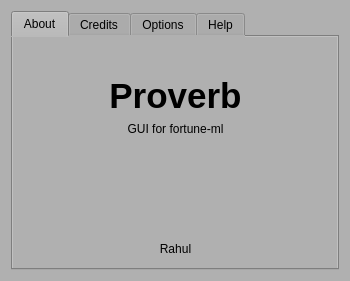
<?xml version="1.0" encoding="UTF-8"?>
<ui version="4.0">
 <class>aboutDialog</class>
 <widget class="QDialog" name="aboutDialog">
  <property name="windowModality">
   <enum>Qt::NonModal</enum>
  </property>
  <property name="geometry">
   <rect>
    <x>0</x>
    <y>0</y>
    <width>350</width>
    <height>281</height>
   </rect>
  </property>
  <property name="windowTitle">
   <string>Proverb</string>
  </property>
  <property name="styleSheet">
   <string>background-color: rgb(176, 176, 176);</string>
  </property>
  <layout class="QGridLayout" name="gridLayout">
   <item row="0" column="0">
    <widget class="QTabWidget" name="tabWidget">
     <property name="styleSheet">
      <string>background-color: rgb(176, 176, 176);</string>
     </property>
     <property name="currentIndex">
      <number>0</number>
     </property>
     <widget class="QWidget" name="tab">
      <attribute name="title">
       <string>About</string>
      </attribute>
      <layout class="QGridLayout" name="gridLayout_2">
       <item row="0" column="2">
        <spacer name="verticalSpacer_4">
         <property name="orientation">
          <enum>Qt::Vertical</enum>
         </property>
         <property name="sizeHint" stdset="0">
          <size>
           <width>20</width>
           <height>13</height>
          </size>
         </property>
        </spacer>
       </item>
       <item row="1" column="0">
        <spacer name="horizontalSpacer">
         <property name="orientation">
          <enum>Qt::Horizontal</enum>
         </property>
         <property name="sizeHint" stdset="0">
          <size>
           <width>25</width>
           <height>20</height>
          </size>
         </property>
        </spacer>
       </item>
       <item row="1" column="1" colspan="3">
        <layout class="QVBoxLayout" name="verticalLayout_2">
         <item>
          <widget class="QLabel" name="label_6">
           <property name="text">
            <string/>
           </property>
           <property name="pixmap">
            <pixmap resource="../icons.qrc">:/icons/icon.png</pixmap>
           </property>
           <property name="alignment">
            <set>Qt::AlignCenter</set>
           </property>
          </widget>
         </item>
         <item>
          <widget class="QLabel" name="label">
           <property name="font">
            <font>
             <pointsize>26</pointsize>
             <weight>75</weight>
             <italic>false</italic>
             <bold>true</bold>
             <underline>false</underline>
             <strikeout>false</strikeout>
             <stylestrategy>PreferDefault</stylestrategy>
             <kerning>true</kerning>
            </font>
           </property>
           <property name="text">
            <string>Proverb</string>
           </property>
           <property name="alignment">
            <set>Qt::AlignCenter</set>
           </property>
          </widget>
         </item>
         <item>
          <widget class="QLabel" name="label_2">
           <property name="text">
            <string>GUI for fortune-ml</string>
           </property>
           <property name="alignment">
            <set>Qt::AlignCenter</set>
           </property>
          </widget>
         </item>
        </layout>
       </item>
       <item row="1" column="4">
        <spacer name="horizontalSpacer_2">
         <property name="orientation">
          <enum>Qt::Horizontal</enum>
         </property>
         <property name="sizeHint" stdset="0">
          <size>
           <width>28</width>
           <height>20</height>
          </size>
         </property>
        </spacer>
       </item>
       <item row="2" column="2">
        <spacer name="verticalSpacer_3">
         <property name="orientation">
          <enum>Qt::Vertical</enum>
         </property>
         <property name="sizeHint" stdset="0">
          <size>
           <width>20</width>
           <height>100</height>
          </size>
         </property>
        </spacer>
       </item>
       <item row="3" column="0" colspan="2">
        <spacer name="horizontalSpacer_5">
         <property name="orientation">
          <enum>Qt::Horizontal</enum>
         </property>
         <property name="sizeHint" stdset="0">
          <size>
           <width>60</width>
           <height>20</height>
          </size>
         </property>
        </spacer>
       </item>
       <item row="3" column="2">
        <widget class="QLabel" name="label_3">
         <property name="text">
          <string>Rahul</string>
         </property>
         <property name="alignment">
          <set>Qt::AlignCenter</set>
         </property>
        </widget>
       </item>
       <item row="3" column="3" colspan="2">
        <spacer name="horizontalSpacer_6">
         <property name="orientation">
          <enum>Qt::Horizontal</enum>
         </property>
         <property name="sizeHint" stdset="0">
          <size>
           <width>63</width>
           <height>20</height>
          </size>
         </property>
        </spacer>
       </item>
      </layout>
     </widget>
     <widget class="QWidget" name="tab_2">
      <attribute name="title">
       <string>Credits</string>
      </attribute>
      <layout class="QGridLayout" name="gridLayout_4">
       <item row="0" column="0">
        <widget class="QLabel" name="label_4">
         <property name="text">
          <string>&lt;!DOCTYPE HTML PUBLIC &quot;-//W3C//DTD HTML 4.0//EN&quot; &quot;http://www.w3.org/TR/REC-html40/strict.dtd&quot;&gt;
&lt;html&gt;&lt;head&gt;&lt;meta name=&quot;qrichtext&quot; content=&quot;1&quot; /&gt;&lt;style type=&quot;text/css&quot;&gt;
p, li { white-space: pre-wrap; }
&lt;/style&gt;&lt;/head&gt;&lt;body style=&quot; font-family:'Sans Serif'; font-size:14pt; font-weight:400; font-style:normal;&quot;&gt;
&lt;p align=&quot;center&quot; style=&quot; margin-top:0px; margin-bottom:0px; margin-left:0px; margin-right:0px; -qt-block-indent:0; text-indent:0px;&quot;&gt;&lt;span style=&quot; font-size:20pt; font-weight:600;&quot;&gt;Fortune Malayalam&lt;/span&gt;&lt;/p&gt;
&lt;p align=&quot;center&quot; style=&quot; margin-top:0px; margin-bottom:0px; margin-left:0px; margin-right:0px; -qt-block-indent:0; text-indent:0px;&quot;&gt;&lt;span style=&quot; color:#0a2651;&quot;&gt;Santhosh Thottingal &lt;/span&gt;&lt;/p&gt;
&lt;p align=&quot;center&quot; style=&quot;-qt-paragraph-type:empty; margin-top:0px; margin-bottom:0px; margin-left:0px; margin-right:0px; -qt-block-indent:0; text-indent:0px; font-weight:600;&quot;&gt;&lt;/p&gt;
&lt;p align=&quot;center&quot; style=&quot; margin-top:0px; margin-bottom:0px; margin-left:0px; margin-right:0px; -qt-block-indent:0; text-indent:0px;&quot;&gt;&lt;span style=&quot; font-size:20pt; font-weight:600;&quot;&gt;Gui Frontend&lt;/span&gt;&lt;/p&gt;
&lt;p align=&quot;center&quot; style=&quot; margin-top:0px; margin-bottom:0px; margin-left:0px; margin-right:0px; -qt-block-indent:0; text-indent:0px;&quot;&gt;&lt;span style=&quot; color:#1b2d7a;&quot;&gt;Rahul&lt;/span&gt;&lt;/p&gt;&lt;/body&gt;&lt;/html&gt;</string>
         </property>
        </widget>
       </item>
      </layout>
     </widget>
     <widget class="QWidget" name="tab_3">
      <attribute name="title">
       <string>Options</string>
      </attribute>
      <layout class="QGridLayout" name="gridLayout_3">
       <item row="0" column="1" colspan="3">
        <spacer name="verticalSpacer_2">
         <property name="orientation">
          <enum>Qt::Vertical</enum>
         </property>
         <property name="sizeHint" stdset="0">
          <size>
           <width>20</width>
           <height>66</height>
          </size>
         </property>
        </spacer>
       </item>
       <item row="1" column="0">
        <spacer name="horizontalSpacer_3">
         <property name="orientation">
          <enum>Qt::Horizontal</enum>
         </property>
         <property name="sizeHint" stdset="0">
          <size>
           <width>7</width>
           <height>20</height>
          </size>
         </property>
        </spacer>
       </item>
       <item row="1" column="1" colspan="3">
        <layout class="QVBoxLayout" name="verticalLayout">
         <item>
          <widget class="QCheckBox" name="checkBox">
           <property name="text">
            <string>Hilight Search terms</string>
           </property>
           <property name="checked">
            <bool>true</bool>
           </property>
          </widget>
         </item>
         <item>
          <widget class="QCheckBox" name="checkBox_2">
           <property name="text">
            <string>Confirm quit action</string>
           </property>
          </widget>
         </item>
        </layout>
       </item>
       <item row="1" column="4">
        <spacer name="horizontalSpacer_4">
         <property name="orientation">
          <enum>Qt::Horizontal</enum>
         </property>
         <property name="sizeHint" stdset="0">
          <size>
           <width>8</width>
           <height>17</height>
          </size>
         </property>
        </spacer>
       </item>
       <item row="2" column="2">
        <spacer name="verticalSpacer">
         <property name="orientation">
          <enum>Qt::Vertical</enum>
         </property>
         <property name="sizeHint" stdset="0">
          <size>
           <width>20</width>
           <height>65</height>
          </size>
         </property>
        </spacer>
       </item>
       <item row="3" column="0" colspan="2">
        <spacer name="horizontalSpacer_7">
         <property name="orientation">
          <enum>Qt::Horizontal</enum>
         </property>
         <property name="sizeHint" stdset="0">
          <size>
           <width>57</width>
           <height>20</height>
          </size>
         </property>
        </spacer>
       </item>
       <item row="3" column="2">
        <widget class="QPushButton" name="applyButton">
         <property name="styleSheet">
          <string notr="true">
QPushButton 
{		      
	background-color: qlineargradient(spread:reflect, x1:1, y1:0.085, x2:1, y2:0.511, stop:0.158192 rgba(177, 177, 177, 255), stop:1 rgba(255, 255, 255, 255));
	border-width: 2px;
	border-color: rgb(148, 148, 148);
	border-style: solid;
    border-radius: 5;
    padding: 3px;
    min-width: 9ex;
    min-height: 2.5ex;
}
QPushButton:hover 
{
	border-width: 2px;
	border-color: rgb(45, 45, 45);
    border-style: solid;
    border-radius: 5;
}
QPushButton:pressed 
{
    padding-left: 5px;
    padding-top: 5px;
	background-color: qlineargradient(spread:reflect, x1:1, y1:0.085, x2:1, y2:0.511, stop:0.158192 rgba(177, 177, 177, 255), stop:1 rgba(255, 255, 255, 255));
	border-color: rgb(22, 17, 159);
}</string>
         </property>
         <property name="text">
          <string>Apply</string>
         </property>
        </widget>
       </item>
       <item row="3" column="3" colspan="2">
        <spacer name="horizontalSpacer_8">
         <property name="orientation">
          <enum>Qt::Horizontal</enum>
         </property>
         <property name="sizeHint" stdset="0">
          <size>
           <width>56</width>
           <height>20</height>
          </size>
         </property>
        </spacer>
       </item>
      </layout>
     </widget>
     <widget class="QWidget" name="tab_4">
      <attribute name="title">
       <string>Help</string>
      </attribute>
      <layout class="QGridLayout" name="gridLayout_5">
       <item row="0" column="0">
        <layout class="QVBoxLayout" name="verticalLayout_3">
         <item>
          <spacer name="verticalSpacer_6">
           <property name="orientation">
            <enum>Qt::Vertical</enum>
           </property>
           <property name="sizeHint" stdset="0">
            <size>
             <width>20</width>
             <height>34</height>
            </size>
           </property>
          </spacer>
         </item>
         <item>
          <widget class="QLabel" name="label_5">
           <property name="text">
            <string>&lt;!DOCTYPE HTML PUBLIC &quot;-//W3C//DTD HTML 4.0//EN&quot; &quot;http://www.w3.org/TR/REC-html40/strict.dtd&quot;&gt;
&lt;html&gt;&lt;head&gt;&lt;meta name=&quot;qrichtext&quot; content=&quot;1&quot; /&gt;&lt;style type=&quot;text/css&quot;&gt;
p, li { white-space: pre-wrap; }
&lt;/style&gt;&lt;/head&gt;&lt;body style=&quot; font-family:'Sans Serif'; font-size:14pt; font-weight:400; font-style:normal;&quot;&gt;
&lt;p align=&quot;center&quot; style=&quot; margin-top:0px; margin-bottom:0px; margin-left:0px; margin-right:0px; -qt-block-indent:0; text-indent:0px;&quot;&gt;&lt;span style=&quot; color:#0f1455;&quot;&gt;Enter the word in the bottom &lt;/span&gt;&lt;/p&gt;
&lt;p align=&quot;center&quot; style=&quot; margin-top:0px; margin-bottom:0px; margin-left:0px; margin-right:0px; -qt-block-indent:0; text-indent:0px;&quot;&gt;&lt;span style=&quot; color:#0f1455;&quot;&gt;entry field and click 'Get' to get&lt;/span&gt;&lt;/p&gt;
&lt;p align=&quot;center&quot; style=&quot; margin-top:0px; margin-bottom:0px; margin-left:0px; margin-right:0px; -qt-block-indent:0; text-indent:0px;&quot;&gt;&lt;span style=&quot; color:#0f1455;&quot;&gt;proverbs containing that word&lt;/span&gt;&lt;/p&gt;
&lt;p align=&quot;center&quot; style=&quot;-qt-paragraph-type:empty; margin-top:0px; margin-bottom:0px; margin-left:0px; margin-right:0px; -qt-block-indent:0; text-indent:0px; color:#0f1455;&quot;&gt;&lt;/p&gt;
&lt;p align=&quot;center&quot; style=&quot; margin-top:0px; margin-bottom:0px; margin-left:0px; margin-right:0px; -qt-block-indent:0; text-indent:0px;&quot;&gt;&lt;span style=&quot; color:#0f1455;&quot;&gt;To get a random proverb leave the &lt;/span&gt;&lt;/p&gt;
&lt;p align=&quot;center&quot; style=&quot; margin-top:0px; margin-bottom:0px; margin-left:0px; margin-right:0px; -qt-block-indent:0; text-indent:0px;&quot;&gt;&lt;span style=&quot; color:#0f1455;&quot;&gt;text entry field blank and click 'Get'&lt;/span&gt;&lt;/p&gt;&lt;/body&gt;&lt;/html&gt;</string>
           </property>
           <property name="alignment">
            <set>Qt::AlignCenter</set>
           </property>
           <property name="wordWrap">
            <bool>true</bool>
           </property>
          </widget>
         </item>
        </layout>
       </item>
       <item row="1" column="0">
        <spacer name="verticalSpacer_5">
         <property name="orientation">
          <enum>Qt::Vertical</enum>
         </property>
         <property name="sizeHint" stdset="0">
          <size>
           <width>20</width>
           <height>34</height>
          </size>
         </property>
        </spacer>
       </item>
      </layout>
     </widget>
    </widget>
   </item>
  </layout>
 </widget>
 <resources>
  <include location="../icons.qrc"/>
 </resources>
 <connections/>
</ui>
